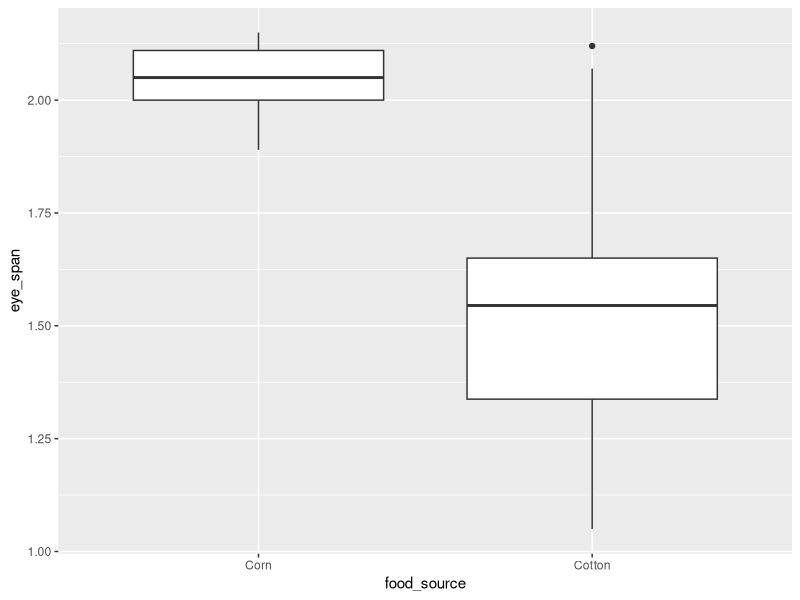
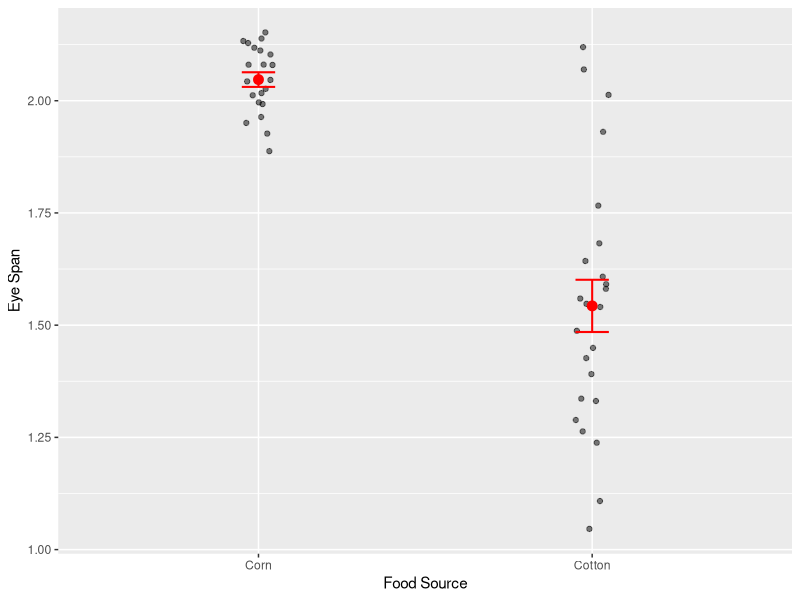

Recreate these plots in R, in order. (Note: this script raises an error after producing the figures.)
## ---- chunk 1
library(tidyverse)
library(readxl)
library(cowplot)
## ---- chunk 2
stalk <- read_csv("data/Stalkies.csv")

## ---- chunk 3

ggplot(stalk, aes(x = food_source, y = eye_span)) +
  geom_boxplot()

ggplot(stalk, aes(x = food_source, y = eye_span)) +
  geom_point(position = position_jitter(width = 0.05), alpha = 0.5) +
  stat_summary(fun.y = mean, geom = "point", size = 3, color = "red") + 
  stat_summary(fun.data = mean_se, geom = "errorbar", width = 0.1,
               color = "red", size = 0.7) +
  labs(x="Food Source", y="Eye Span")
## ---- chunk 4

myT <- t.test(eye_span ~ food_source, data = stalk) 

print(myT)

## ---- chunk 5

## ---- chunk 6
#could make them write a function for this

mean(stalk$eye_span[stalk$food_source=='Cotton']) - 2*sd(stalk$eye_span[stalk$food_source=='Cotton']/sqrt(length(stalk$eye_span[stalk$food_source=='Cotton'])))

mean(stalk$eye_span[stalk$food_source=='Cotton']) + 2*sd(stalk$eye_span[stalk$food_source=='Cotton']/sqrt(length(stalk$eye_span[stalk$food_source=='Cotton'])))

mean(stalk$eye_span[stalk$food_source=='Corn']) - 2*sd(stalk$eye_span[stalk$food_source=='Corn']/sqrt(length(stalk$eye_span[stalk$food_source=='Corn'])))

mean(stalk$eye_span[stalk$food_source=='Corn']) + 2*sd(stalk$eye_span[stalk$food_source=='Corn']/sqrt(length(stalk$eye_span[stalk$food_source=='Corn'])))

## ---- chunk 7
niter <- 1000
mu.corn <- mean(stalk$eye_span[stalk$food_source=='Corn'])
mu.cotton <- mean(stalk$eye_span[stalk$food_source=='Cotton'])
sd.corn <- sd(stalk$eye_span[stalk$food_source=='Corn'])
sd.cotton <- sd(stalk$eye_span[stalk$food_source=='Cotton'])
n.corn <- length(stalk$eye_span[stalk$food_source=='Corn'])
n.cotton <- length(stalk$eye_span[stalk$food_source=='Cotton'])


corn.cis <- data_frame(mm = numeric(length=niter), ll = numeric(length=niter), uu = numeric(length=niter))
cotton.cis <- data_frame(mm = numeric(length=niter), ll = numeric(length=niter), uu = numeric(length=niter))

for ( jj in 1:niter){
    
  corn.s <- rnorm(n.corn, mu.corn, sd.corn)
  cotton.s <- rnorm(n.cotton, mu.cotton, sd.cotton)
  
  corn.cis[jj,] <- c(mean(corn.s), mean(corn.s) - 2*(sd(corn.s)/sqrt(n.corn)), mean(corn.s) + 2*(sd(corn.s)/sqrt(n.corn))) 
  cotton.cis[jj,] <- c(mean(cotton.s), mean(cotton.s) - 2*(sd(cotton.s)/sqrt(n.cotton)), mean(cotton.s) + 2*(sd(cotton.s)/sqrt(n.cotton))) 

}
#USE T DIST?

(sum(mu.corn < corn.cis$ll) + sum(mu.corn > corn.cis$uu))/niter

(sum(mu.cotton < cotton.cis$ll) + sum(mu.cotton > cotton.cis$uu))/niter

